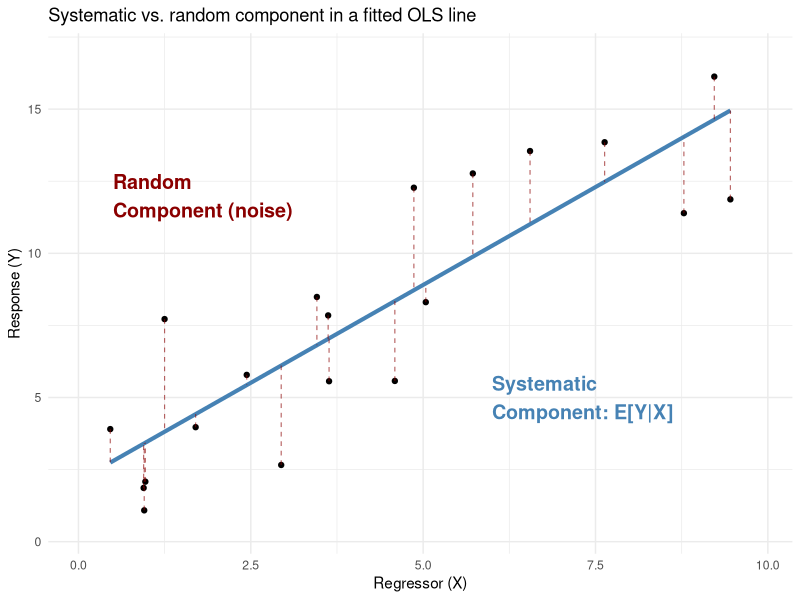

Write R code to recreate this figure.
## ---- chunk 1
#| label: systematic-vs-random-mock
#| message: false
#| echo: false
library(ggplot2)

set.seed(562)
mock <- data.frame(x = runif(20, 0, 10))
mock$y <- 3 + 1.2 * mock$x + rnorm(20, sd = 1.8)
fit <- lm(y ~ x, data = mock)
mock$fitted <- fitted(fit)

ggplot(mock, aes(x, y)) +
  geom_point() +
  geom_smooth(method = "lm", se = FALSE, colour = "steelblue", linewidth = 1.4) +
  geom_segment(aes(xend = x, yend = fitted),
               linetype = "dashed", colour = "darkred", linewidth = 0.4, alpha = 0.6) +
  annotate("text", x = 6, y = 5,
           label = "Systematic\nComponent: E[Y|X]", colour = "steelblue", hjust = 0,
           fontface = "bold", size = 5) +
  annotate("text", x = 0.5, y = 12,
           label = "Random\nComponent (noise)", colour = "darkred", hjust = 0,
           fontface = "bold", size = 5) +
  scale_x_continuous(expand = expansion(mult = 0.1)) +
  scale_y_continuous(expand = expansion(mult = 0.1)) +
  labs(
    title = "Systematic vs. random component in a fitted OLS line",
    x = "Regressor (X)", y = "Response (Y)"
  ) +
  theme_minimal()
